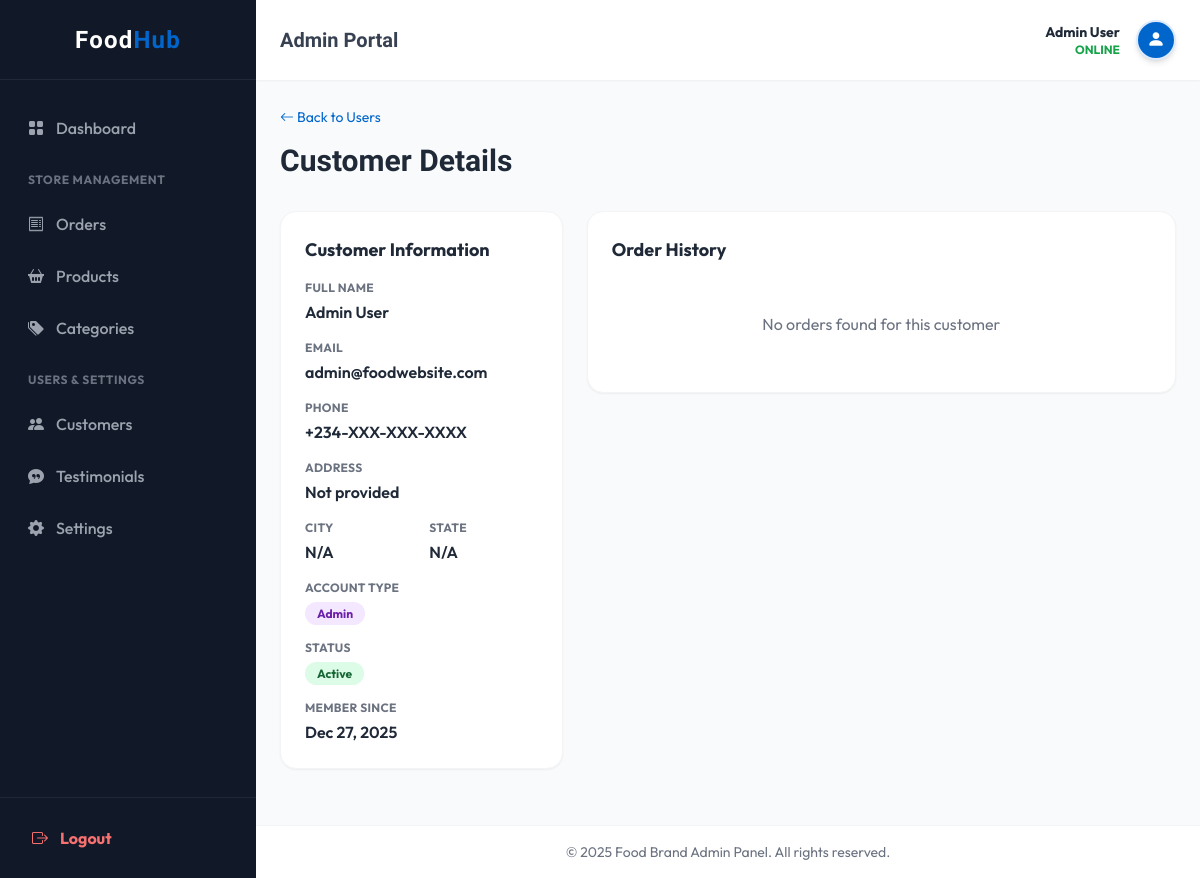
/admin/view-user.php?id=1 (signed in), run on the app's committed database.
### tables this page shows
CREATE TABLE users (
    user_id INT PRIMARY KEY AUTO_INCREMENT,
    full_name VARCHAR(100) NOT NULL,
    email VARCHAR(100) UNIQUE NOT NULL,
    phone VARCHAR(20),
    password VARCHAR(255) NOT NULL,
    address TEXT,
    city VARCHAR(50),
    state VARCHAR(50),
    user_type ENUM('customer', 'admin') DEFAULT 'customer',
    status ENUM('active', 'inactive', 'suspended') DEFAULT 'active',
    last_login TIMESTAMP NULL,
    created_at TIMESTAMP DEFAULT CURRENT_TIMESTAMP,
    updated_at TIMESTAMP DEFAULT CURRENT_TIMESTAMP ON UPDATE CURRENT_TIMESTAMP,
    INDEX idx_email (email),
    INDEX idx_user_type (user_type),
    INDEX idx_status (status)
);

### admin/view-user.php (the view, shortened to what this page needs)
<?php
require_once '../includes/config.php';
$user_id = isset($_GET['id']) ? (int)$_GET['id'] : 0;
$stmt = $conn->prepare("SELECT * FROM users WHERE user_id = ?");
$stmt->bind_param("i", $user_id);
$stmt->execute();
$result = $stmt->get_result();
$user = $result->fetch_assoc();
$stmt = $conn->prepare("SELECT * FROM orders WHERE user_id = ? ORDER BY order_date DESC");
$stmt->bind_param("i", $user_id);
$stmt->execute();
$orders_result = $stmt->get_result();
$orders = $orders_result->fetch_all(MYSQLI_ASSOC);
?>
<?php include 'includes/admin-header.php'; ?>
<div class="mb-8 flex justify-between items-center">
    <div>
        <a href="manage-users.php" class="text-primary hover:text-blue-700 text-sm mb-4 inline-block">
            <i class="bi bi-arrow-left"></i> Back to Users
        </a>
        <h1 class="font-heading text-3xl font-bold text-gray-800">Customer Details</h1>
    </div>
</div>
<div class="grid grid-cols-1 lg:grid-cols-3 gap-6 mb-8">
    <div class="lg:col-span-1">
        <div class="bg-white rounded-2xl shadow-sm border border-gray-100 p-6">
            <h2 class="text-lg font-bold text-gray-800 mb-4">Customer Information</h2>
            <div class="space-y-4">
                <div>
                    <label class="block text-xs font-bold text-gray-500 uppercase tracking-wide mb-1">Full Name</label>
                    <p class="text-gray-800 font-semibold"><?php echo htmlspecialchars($user['full_name']); ?></p>
                </div>
                <div>
                    <label class="block text-xs font-bold text-gray-500 uppercase tracking-wide mb-1">Email</label>
                    <p class="text-gray-800 font-semibold"><?php echo htmlspecialchars($user['email']); ?></p>
                </div>
                <div>
                    <label class="block text-xs font-bold text-gray-500 uppercase tracking-wide mb-1">Phone</label>
                    <p class="text-gray-800 font-semibold"><?php echo htmlspecialchars($user['phone'] ?? 'Not provided'); ?></p>
                </div>
                <div>
                    <label class="block text-xs font-bold text-gray-500 uppercase tracking-wide mb-1">Address</label>
                    <p class="text-gray-800 font-semibold"><?php echo htmlspecialchars($user['address'] ?? 'Not provided'); ?></p>
                </div>
                <div class="grid grid-cols-2 gap-4">
                    <div>
                        <label class="block text-xs font-bold text-gray-500 uppercase tracking-wide mb-1">City</label>
                        <p class="text-gray-800 font-semibold"><?php echo htmlspecialchars($user['city'] ?? 'N/A'); ?></p>
                    </div>
                    <div>
                        <label class="block text-xs font-bold text-gray-500 uppercase tracking-wide mb-1">State</label>
                        <p class="text-gray-800 font-semibold"><?php echo htmlspecialchars($user['state'] ?? 'N/A'); ?></p>
                    </div>
                </div>
                <div>
                    <label class="block text-xs font-bold text-gray-500 uppercase tracking-wide mb-1">Account Type</label>
                    <span class="px-3 py-1 rounded-full text-xs font-bold <?php echo $user['user_type'] == 'admin' ? 'bg-purple-100 text-purple-800' : 'bg-blue-100 text-blue-800'; ?>">
                        <?php echo ucfirst($user['user_type']); ?>
                    </span>
                </div>
                <div>
                    <label class="block text-xs font-bold text-gray-500 uppercase tracking-wide mb-1">Status</label>
                    <span class="px-3 py-1 rounded-full text-xs font-bold
                        <?php
                        if ($user['status'] == 'active') echo 'bg-green-100 text-green-800';
                        elseif ($user['status'] == 'inactive') echo 'bg-gray-100 text-gray-800';
                        else echo 'bg-red-100 text-red-800';
                        ?>
                    ">
                        <?php echo ucfirst($user['status']); ?>
                    </span>
                </div>
                <div>
                    <label class="block text-xs font-bold text-gray-500 uppercase tracking-wide mb-1">Member Since</label>
                    <p class="text-gray-800 font-semibold"><?php echo date('M d, Y', strtotime($user['created_at'])); ?></p>
                </div>
            </div>
        </div>
    </div>
    <div class="lg:col-span-2">
        <div class="bg-white rounded-2xl shadow-sm border border-gray-100 p-6">
            <h2 class="text-lg font-bold text-gray-800 mb-4">Order History</h2>
            <?php if (!empty($orders)): ?>
                <div class="overflow-x-auto">
                    <table class="w-full text-left text-sm text-gray-600">
                        <thead class="bg-gray-50 text-gray-900 font-bold uppercase text-xs">
                            <tr>
                                <th class="px-4 py-3">Order ID</th>
                                <th class="px-4 py-3">Date</th>
                                <th class="px-4 py-3">Items</th>
                                <th class="px-4 py-3">Total</th>
                                <th class="px-4 py-3">Order Status</th>
                                <th class="px-4 py-3">Payment</th>
                                <th class="px-4 py-3">Actions</th>
                            </tr>
                        </thead>
                        <tbody class="divide-y divide-gray-100">
                            <?php foreach ($orders as $order): ?>
                            <tr class="hover:bg-gray-50 transition-colors">
                                <td class="px-4 py-3 font-bold"><?php echo htmlspecialchars($order['order_number']); ?></td>
                                <td class="px-4 py-3 text-sm"><?php echo date('M d, Y', strtotime($order['order_date'])); ?></td>
                                <td class="px-4 py-3 text-sm"><?php echo $order['total_items']; ?> item(s)</td>
                                <td class="px-4 py-3 font-semibold">₦<?php echo number_format($order['total_amount'], 2); ?></td>
                                <td class="px-4 py-3">
                                    <span class="px-3 py-1 rounded-full text-xs font-bold
                                        <?php
                                        $status = strtolower($order['order_status']);
                                        if ($status == 'delivered') echo 'bg-green-100 text-green-800';
                                        elseif ($status == 'processing' || $status == 'out_for_delivery') echo 'bg-blue-100 text-blue-800';
                                        elseif ($status == 'pending' || $status == 'confirmed') echo 'bg-yellow-100 text-yellow-800';
                                        elseif ($status == 'cancelled') echo 'bg-red-100 text-red-800';
                                        else echo 'bg-gray-100 text-gray-800';
                                        ?>
                                    ">
                                        <?php echo ucfirst(str_replace('_', ' ', $order['order_status'])); ?>
                                    </span>
                                </td>
                                <td class="px-4 py-3">
                                    <span class="px-3 py-1 rounded-full text-xs font-bold
                                        <?php
                                        $payment = strtolower($order['payment_status']);
                                        if ($payment == 'paid' || $payment == 'completed') echo 'bg-green-100 text-green-800';
                                        elseif ($payment == 'pending') echo 'bg-yellow-100 text-yellow-800';
                                        else echo 'bg-red-100 text-red-800';
                                        ?>
                                    ">
                                        <?php echo ucfirst($order['payment_status']); ?>
                                    </span>
                                </td>
                                <td class="px-4 py-3">
                                    <div class="flex gap-2">
                                        <a href="view-order.php?id=<?php echo $order['order_id']; ?>" class="text-primary hover:text-blue-700 font-bold text-sm" title="View Details">
                                            <i class="bi bi-eye"></i> View
                                        </a>
                                        <?php if ($order['order_status'] == 'pending'): ?>
                                        <form method="POST" action="update-order-status.php" class="inline">
                                            <input type="hidden" name="order_id" value="<?php echo $order['order_id']; ?>">
                                            <input type="hidden" name="action" value="accept">
                                            <button type="submit" class="text-green-600 hover:text-green-800 font-bold text-sm" title="Accept Order">
                                                <i class="bi bi-check-circle"></i> Accept
                                            </button>
                                        </form>
                                        <form method="POST" action="update-order-status.php" class="inline">
                                            <input type="hidden" name="order_id" value="<?php echo $order['order_id']; ?>">
                                            <input type="hidden" name="action" value="reject">
                                            <button type="submit" class="text-red-600 hover:text-red-800 font-bold text-sm" title="Reject Order" onclick="return confirm('Are you sure you want to reject this order?');">
                                                <i class="bi bi-x-circle"></i> Reject
                                            </button>
                                        </form>
                                        <?php endif; ?>
                                    </div>
                                </td>
                            </tr>
                            <?php endforeach; ?>
                        </tbody>
                    </table>
                </div>
            <?php else: ?>
                <div class="text-center py-8">
                    <p class="text-gray-500">No orders found for this customer</p>
                </div>
            <?php endif; ?>
        </div>
    </div>
</div>
<?php include 'includes/admin-footer.php'; ?>

### admin/includes/admin-header.php (style rules this page uses)
body { font-family: 'Outfit', sans-serif; background-color: #F3F4F6; }

### data on the page
users: full_name "Admin User", email "admin@foodwebsite.com", phone "+234-XXX-XXX-XXXX", address "Not provided", city "N/A", state "N/A", user_type "Admin", status "Active", created_at "Dec 27, 2025"

### other printed values
SITE_NAME "Food Brand"
